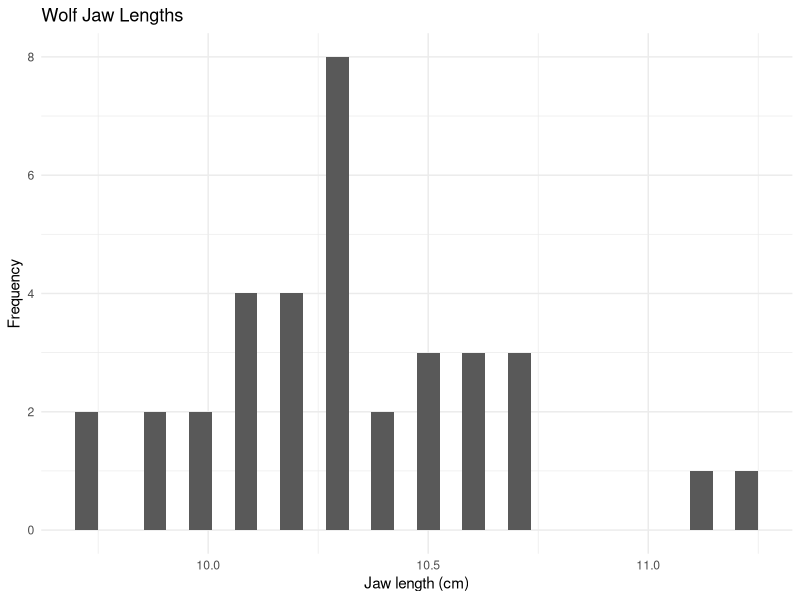

Reproduce this figure in R.
## ---- chunk 1
knitr::opts_chunk$set(echo = TRUE)

library(tidyverse)
library(kableExtra)

## ---- chunk 2

elev_change <- c(58.9, 7.8, 108.6, 44.8, 11.1, 19.2, 61.9, 30.5, 12.7, 35.8, 7.4, 39.3, 24.0, 62.1, 24.3, 55.3, 32.7, 65.3, -19.3, 7.6, -5.2, -2.1, 31.0, 69.0, 88.6, 39.5, 20.7, 89.0, 69.0, 64.9, 64.8)

## ---- chunk 3

elev_change_mean <- mean(elev_change)

## ---- chunk 4

elev_change_std <- sd(elev_change)

## ---- chunk 5

elev_change_sterr <- elev_change_std/sqrt(length(elev_change))

## ---- chunk 6

# df is one less than n because we have to estimate the stdev from the sample
elev_change_df <- length(elev_change) - 1

## ---- chunk 7

elev_t_crit <- qt(0.975, elev_change_df)

## ---- chunk 8

spread_95 <- qt(0.975, df=elev_change_df) * elev_change_std/sqrt(length(elev_change))

elev_change_lower <- elev_change_mean - spread_95
elev_change_upper <- elev_change_mean + spread_95

## ---- chunk 9

elev_test <- t.test(elev_change)

## ---- chunk 10

n_poll = 50
mean_poll = 18.5
std_poll = 7

spread_95 <- qt(0.975, df=n_poll-1) * std_poll/sqrt(n_poll)

poll_change_lower <- mean_poll - spread_95
poll_change_upper <- mean_poll + spread_95

## ---- chunk 11

elev_var <- var(elev_change)

## ---- chunk 12

elev_critical_chi_hi = qchisq(0.025, df=elev_change_df)

## ---- chunk 13

elev_critical_chi_low = qchisq(0.975, df=elev_change_df)

## ---- chunk 14

elev_var_low <- (length(elev_change)-1) * elev_change_std^2 / elev_critical_chi_low
elev_var_hi <- (length(elev_change)-1) * elev_change_std^2 / elev_critical_chi_hi

## ---- chunk 15

wolf_jaws <- data.frame(length=c(10.2, 10.4, 9.9, 10.7, 10.3, 9.7, 10.3, 10.7, 10.1, 10.6, 10.3, 10.0, 10.2, 10.1, 10.3, 9.9, 9.7, 10.6, 10.4, 10.1, 10.6, 10.3, 10.3, 10.5, 10.2, 10.2, 10.5, 10.1, 11.2, 10.5, 10.3, 10.0, 10.3, 10.7, 11.1))

## ---- chunk 16

ggplot(data=wolf_jaws) + 
  geom_histogram(aes(x=length)) + 
  ggtitle('Wolf Jaw Lengths') + 
  xlab('Jaw length (cm)') + 
  ylab('Frequency') + 
  theme_minimal()

## ---- chunk 17

jaw_mean <- mean(wolf_jaws$length)
jaw_std <- sd(wolf_jaws$length)

## ---- chunk 18

spread_95 <- qt(0.975, df=nrow(wolf_jaws)-1) * jaw_std/sqrt(nrow(wolf_jaws))

jaw_lower <- jaw_mean - spread_95
jaw_upper <- jaw_mean + spread_95
